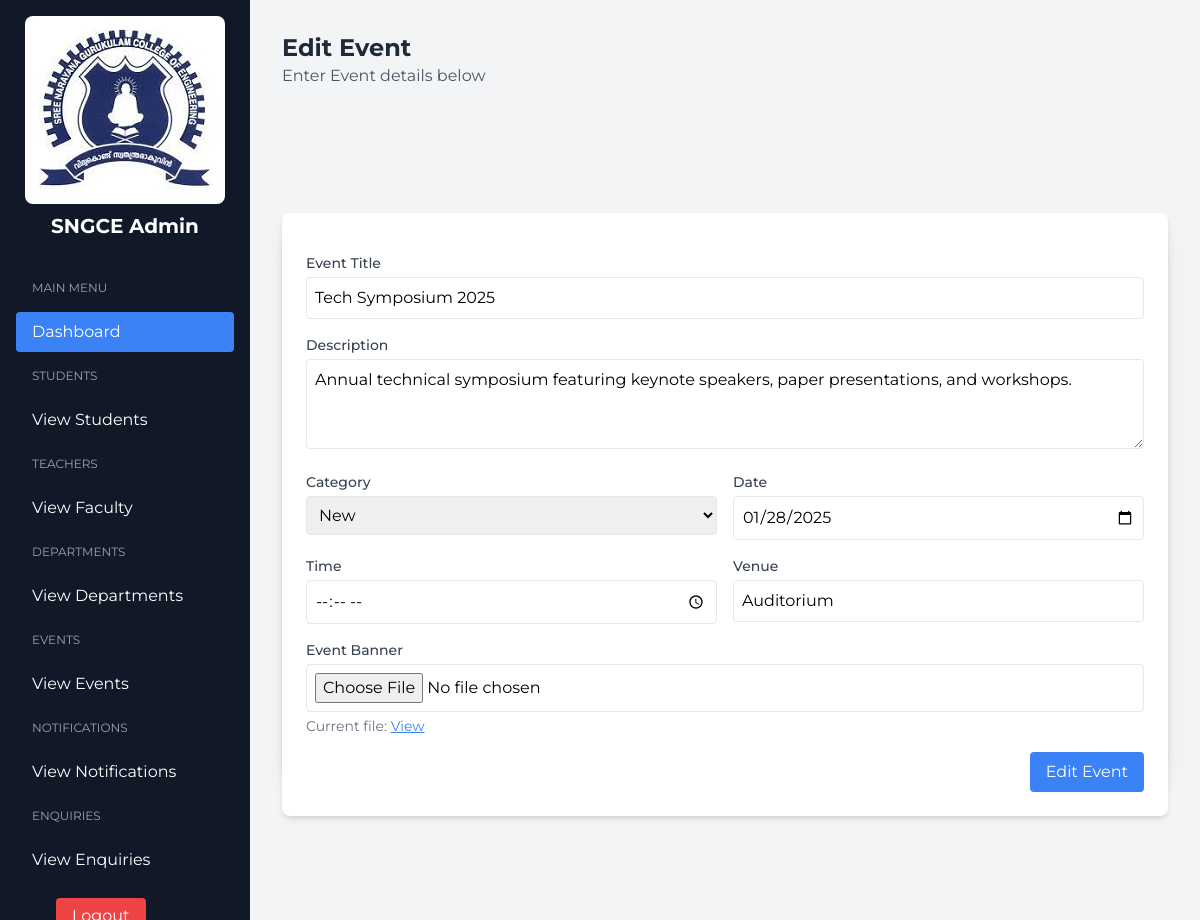
The page /event/1/ on the database its author committed.
### accounts/models.py (models this page shows, shortened)
class Event(models.Model):
    title = models.CharField(max_length=300)
    description = models.TextField()
    cat = models.CharField(max_length=300)
    date = models.DateField()
    time = models.CharField(max_length=200)
    img = models.FileField(upload_to="media/Event_Image")
    venue = models.CharField(max_length=200)
    created_at = models.DateTimeField(auto_now_add=True,null=True)

### adminpage/views.py (the view, shortened to what this page needs)
# urls.py: path('event/<int:pk>/',EventPUTView.as_view(),name='event-update'),
class EventPUTView(View):
    template_name = 'event_edit.html'
    def get(self, request, *args, **kwargs):
        id = kwargs.get('pk')
        event = get_object_or_404(Event, id=id)
        form = EventForm(instance=event)
        context = {
            'form': form,
            'event': event,
        }
        return render(request, self.template_name, context)

### adminpage/forms.py
class EventForm(forms.ModelForm):
    class Meta:
        model = Event
        fields = '__all__'

### adminpage/templates/event_edit.html (shortened to what this page needs)
{% extends 'admin_home.html' %}
{% block adminhome %}
{% load static %}
<main class="main-content min-h-screen p-8">
    <div class="">
        <h1 class="text-2xl font-bold text-gray-800">Edit Event</h1>
        <p class="text-gray-600">Enter Event details below</p>
    </div>
    <div id="studentedit">
        <div class="flex items-center justify-center min-h-screen">
            <div class="bg-white rounded-lg shadow-xl w-full max-w-5xl" style="height: 550px;">
                <div class="bg-white rounded-lg shadow-md p-6">
                    <form class="space-y-4" method="post" enctype="multipart/form-data">
                        <div class="grid grid-cols-2 gap-4">
                            <div class="col-span-2">
                                <label class="block text-sm font-medium text-gray-700 mb-1">Event Title</label>
                                <input type="text" class="w-full border rounded p-2" name="title" placeholder="Enter event title" value="{{ event.title }}">
                            </div>
                            <div class="col-span-2">
                                <label class="block text-sm font-medium text-gray-700 mb-1">Description</label>
                                <textarea class="w-full border rounded p-2" rows="3" name="description" placeholder="Enter event description">{{ event.description }}</textarea>
                            </div>
                            <div>
                                <label class="block text-sm font-medium text-gray-700 mb-1">Category</label>
                                <select class="w-full border rounded p-2" name="cat">
                                    <option selected>{{ event.cat }}</option>
                                </select>
                            </div>
                            <div>
                                <label class="block text-sm font-medium text-gray-700 mb-1">Date</label>
                                <input type="date" class="w-full border rounded p-2" name="date" value="{{ event.date|date:'Y-m-d' }}">
                            </div>
                            <div>
                                <label class="block text-sm font-medium text-gray-700 mb-1">Time</label>
                                <input type="time" class="w-full border rounded p-2" name="time" value="{{ event.time|time:'H:i' }}">
                            </div>
                            <div>
                                <label class="block text-sm font-medium text-gray-700 mb-1">Venue</label>
                                <input type="text" class="w-full border rounded p-2" name="venue" placeholder="Enter venue" value="{{ event.venue }}">
                            </div>
                            <div class="col-span-2">
                                <label class="block text-sm font-medium text-gray-700 mb-1">Event Banner</label>
                                <input type="file" class="w-full border rounded p-2" name="img">
                                {% if event.img %}
                                    <p class="text-sm text-gray-500 mt-1">Current file: <a href="{{ event.img.url }}" target="_blank" class="text-blue-500 underline">View</a></p>
                                {% endif %}
                            </div>
                        </div>
                        <div class="flex justify-end space-x-3 mt-6">
                            <button type="submit" class="px-4 py-2 bg-blue-500 text-white rounded hover:bg-blue-600">
                                Edit Event
                            </button>
                        </div>
                    </form>
                </div>
            </div>
        </div>
    </div>
</main>
{% endblock %}

### adminpage/templates/admin_home.html (style rules this page uses)
body { font-family: 'Montserrat', sans-serif; }
.main-content { margin-left: 250px; transition: margin-left 0.3s; }

### rows shown on the page
Event: title "Tech Symposium 2025", description "Annual technical symposium featuring keynote speakers, paper presentations, and workshops.", cat "New", date "01/28/2025", venue "Auditorium"
